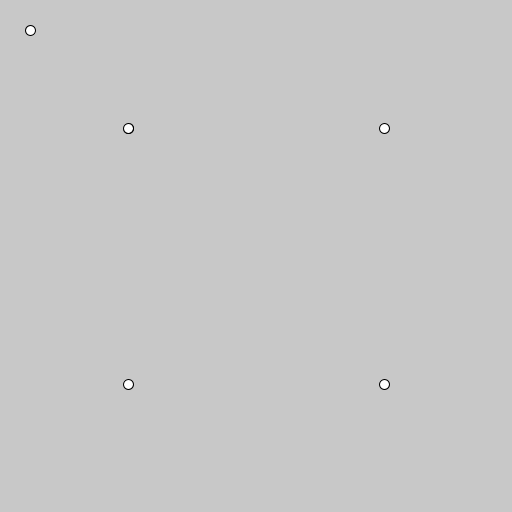
Frame 1 (no input)
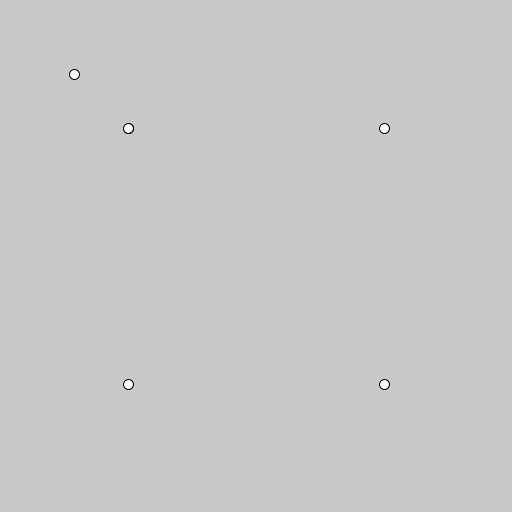
Frame 60 (the mouse pressed at the canvas centre just before this capture)
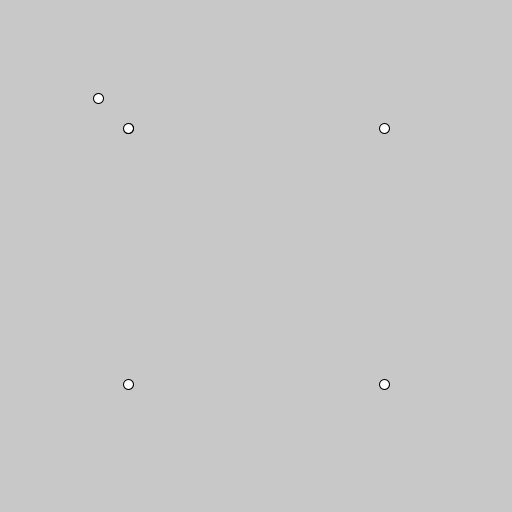
Frame 120 (the mouse held since frame 60 and released just before this capture)

The Processing sketch that drew these frames (run headless with seeded random() and noise(); from frame 60 on, the mouse is pressed at the canvas centre):

// Processing sketch: trasladar1
// ── trasladar1.pde
Punto punto;
Punto meta;
Punto [] puntos;
int meta_actual;
float N;
void setup() {
  meta_actual = 0;
  N = 100;
  punto = new Punto(30,30);
  meta = new Punto(50,50);
  puntos = new Punto[4];
  size(512, 512);
  puntos[0] = 
  new Punto(width/4, height/4);
  puntos[1] = 
  new Punto(3*width/4, height/4);
  puntos[3] = 
  new Punto(width/4, 3*height/4);
  puntos[2] = 
  new Punto(3*width/4, 3*height/4);
}

void draw() {
  background(200);
  meta = puntos[meta_actual];
  PVector dp = PVector.sub(meta.xy,punto.xy); // Diferencia, un delta
  float dx= dp.x/N;
  float dy= dp.y/N;
  
  punto.Trasladar(dx,dy); // Suma la direncia
  if(dp.mag()< 0.5) {
    meta_actual++;
    meta_actual = meta_actual % 4; 
  }
  
  punto.Dibujar();
  meta.Dibujar(); 
  for(int k = 0; k< 4;k++) {
    puntos[k].Dibujar();
  }
}

// ── Punto.pde
class Punto {
  PVector xy;
  
  Punto () {
    xy = new PVector(0, 0);
  }
  
  Punto (PVector p) {
    xy = new PVector(p.x, p.y);
  }
  
  Punto (float x, float y) {
    xy = new PVector(x, y);
  }
  
  void Trasladar(float dx, float dy) {
    xy.x += dx;
    xy.y += dy;
  }
  
  void Trasladar(PVector dp) {
    xy.add(dp);
  }
  
  void Dibujar() {
    ellipse(xy.x,xy.y,10,10);
  }
}
